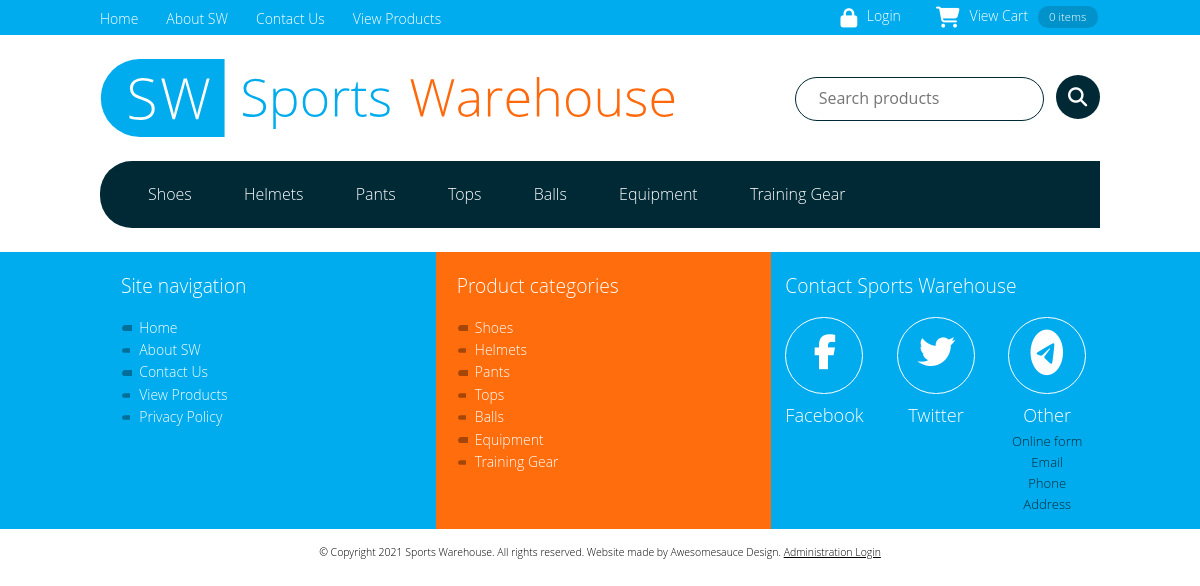
Screenshot of /header-footer.php with the database file from the repository.
### tables this page shows
CREATE TABLE `category` (
  `categoryId` int(11) NOT NULL,
  `categoryName` varchar(50) NOT NULL
);

### categories-menu.php (called while the page is built, shortened)
<?php
    require_once "classes/Category.php";
    $category = new Category();
    $categoryRows = $category->getCategories();
    include "templates/categories-menu.html.php";
?>

### header.php (called while the page is built)
<?php
    include "templates/header-logo.html.php";
    include "templates/search-form.html.php";
    include "categories-menu.php";
?>

### header-footer.php (called while the page is built)
<?php
    include "header.php";
    include "footer.php";
?>

### classes/Category.php (called while the page is built, shortened)
<?php
require_once("DBAccess.php");
class Category {
    private $_db;
    public function __construct() {
        include "settings/db-sportswh.php";
        try {
            $this->_db = new DBAccess($dsn, $username, $password);
        }
        catch(PDOException $e) {
            die("Clearly my Dude, we were unable to connect to the database. " . $e->getMessage());
        }
    }
    public function getCategories() {
        try {
            $pdo = $this->_db->connect();
            $sql = "SELECT *
                    FROM category";
            $stmt = $pdo->prepare($sql);
            $rows = $this->_db->executeSQL($stmt);
            return $rows;
        }
        catch(PDOException $e) {
            throw $e;
        }
    }
}
?>

### settings/db-sportswh.php (called while the page is built)
<?php
    if($_SERVER["SERVER_NAME"] == "localhost" || $_SERVER["SERVER_ADDR"] == "127.0.0.1") {
        $dsn = "mysql:host=localhost;dbname=sportswh;charset=utf8";
        $username = "root";
        $password = "root";
    }
    elseif($_SERVER["SERVER_NAME"] == "ftp.bigstevelittle.com" || $_SERVER["SERVER_ADDR"] == "110.232.143.22") {
        $dsn = "mysql:host=localhost;dbname=bigsteve_sportswh;charset=utf8";
        $username = "bigsteve_little";
        $password = "b5m5x\$ELJ#\$h";
    }
    else {
        $dsn = "mysql:host=localhost;dbname=hornsbytafetest_magenta09;charset=utf8";
        $username = "hornsbytafetest_magenta09";
        $password = "criticism(53)";
    }
?>

### classes/DBAccess.php (called while the page is built, shortened)
<?php
    class DBAccess {
        public function executeSQL($stmt) {
            try {
                $stmt->execute();
                $rows = $stmt->fetchAll();
            }
            catch(PDOException $e) {
                die("Oh, OK, the query failed: " . $e->getMessage());
            }
            return $rows;
        }
    }
?>

### footer-categories-menu.php (called while the page is built, shortened)
<?php
    require_once "classes/Category.php";
    $category = new Category();
    $categoryRows = $category->getCategories();
    include "templates/footer-categories-menu.html.php";
?>

### footer.php (called while the page is built)
<?php
    include "templates/footer-site-menu.html.php";
    include "footer-categories-menu.php";
    include "templates/footer-contact-copyright.html.php";
?>

### templates/categories-menu.html.php (the view, shortened to what this page needs)
        <nav id="product-menu">
            <ul>
<?php foreach($categoryRows as $row):
    $categoryName = $row["categoryName"];
    $categoryId = $row["categoryId"];
?>
                <li><a href="items-by-category.php?categoryId=<?= $categoryId ?>?categoryName=<?= $categoryName ?>"><?= $categoryName ?></a></li>
                <?php endforeach; ?>
            </ul>
        </nav>
    </div>
</header>

### templates/footer-categories-menu.html.php
<nav class="footer__product-nav footer-full-menu">
    <h2>Product categories</h2>
        <ul>
<?php foreach($categoryRows as $row):
    $categoryName = $row["categoryName"];
    $categoryId = $row["categoryId"];
?>
                <li><a href="items-by-category.php?categoryId=<?= $categoryId ?>"><?= $categoryName ?></a></li>
                <?php endforeach; ?>
            </ul>
        </nav>

### css/styles.css (style rules this page uses)
html { line-height:1.15;-webkit-text-size-adjust:100%; }
body { margin:0; }
a { background-color:transparent; }
a { color: white; text-decoration: none; }
body { font-size: 1em; font-family: 'Open Sans', arial, sans-serif; font-weight: 300; font-style: normal; }
h2, h3 { font-weight: 300; }
h2 { font-size: 1.375em; }
#product-menu ul { display: flex; flex-wrap: wrap; margin: 0; padding: 0 0 3% 3%; color: white; background-color: #002936; list-style: none; }
#product-menu li { display: flex; flex-basis: 46.7%; padding: 0; margin: 3% 3% 0 0; }
#product-menu a { display: inline-block; width: 100%; padding: 0.8em; margin: 1.5%; border: 1px solid #00aced; border-radius: 0.4em; }
@media (min-width: 50em) { #product-menu { margin: 1.5em 0 1.5em 0.7em; } }
@media (min-width: 50em) { #product-menu a { display: block; width: inherit; padding: 0.8rem 1.5rem; margin: 0; border: none; border-radius: unset; } }
@media (min-width: 50em) { #product-menu li { display: inline-block; padding: 0; margin: 0; } }
@media (min-width: 50em) { #product-menu ul { display: block; padding: 0.7rem 0 0.7rem 1.5rem; background-color: #002936; border-radius: 2rem 0 0 2rem; list-style: none; } }
.footer__product-nav { display: none; padding: 1em 1em 0 1em; background-color: #ff6d0c; }
.footer-full-menu ul { padding-left: 1em; margin-bottom: 0; list-style: none; }
.footer-full-menu ul li:before { content: ''; display: inline-block; height: 0.4em; width: 0.4em; padding-left: 0.8em; margin-left: -0.9em; margin-bottom: 0.1em; vertical-align: middle; opacity: 0.35; background-image: url('../images/sports-warehouse-footer-list.svg'); background-size: contain; background-repeat: no-repeat; }
#page-footer h2 { margin-top: 0.5em; margin-bottom: 1em; color: white; font-size: 1.375em; font-weight: 300; }
#page-footer li { line-height: 1.6; }
@media (min-width: 50em) { .footer-full-menu { padding-left: 1.5em; } }
@media (min-width: 50em) { .footer__product-nav { display: flow-root; } }
@media (min-width: 50em) { .footer-flex-wrapper nav { flex-basis: 33.5%; } }
@media (min-width: 1000px) { #product-menu { margin-left: 0; } }

### rows the page displays
category: categoryName "Shoes"
category: categoryName "Helmets"
category: categoryName "Pants"
category: categoryName "Tops"
category: categoryName "Balls"
category: categoryName "Equipment"
category: categoryName "Training Gear"
